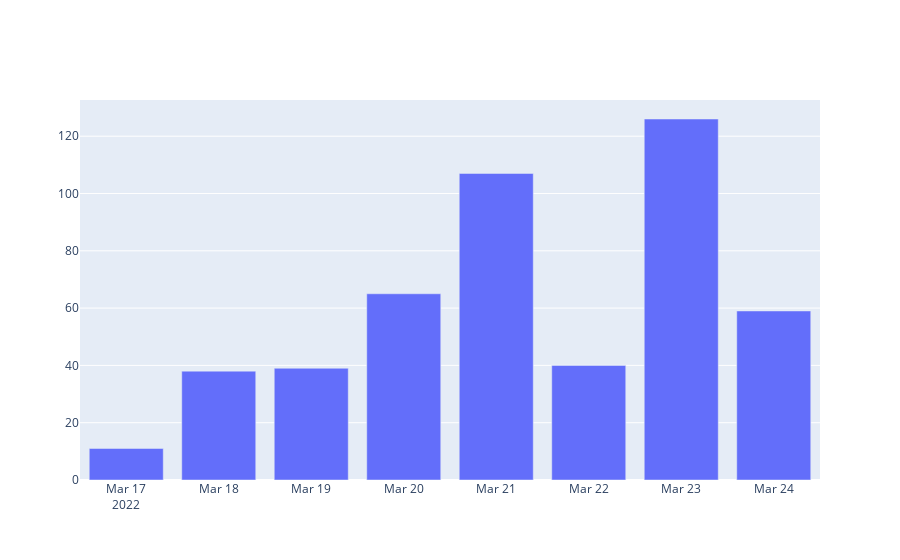

Source (notebook cell):
### Code cell
fig = go.Figure(go.Bar(y = timeseries['data.globalProtocolStats.totalProfiles'], x = timeseries['start']))
fig.show()

### Figure 1 — Plotly figure (JSON) as saved in the notebook; plotly's stock layout.template omitted (floating-point values rounded to 4 significant figures)
{"data": [{"type": "bar", "x": ["2022-03-17T00:00:00", "2022-03-18T00:00:00", "2022-03-19T00:00:00", "2022-03-20T00:00:00", "2022-03-21T00:00:00", "2022-03-22T00:00:00", "2022-03-23T00:00:00", "2022-03-24T00:00:00"], "y": [11, 38, 39, 65, 107, 40, 126, 59]}], "layout": {"autosize": true, "xaxis": {"autorange": true, "range": ["2022-03-16 12:00", "2022-03-24 12:00"], "type": "date"}, "yaxis": {"autorange": true, "range": [0, 132.6], "type": "linear"}}}
